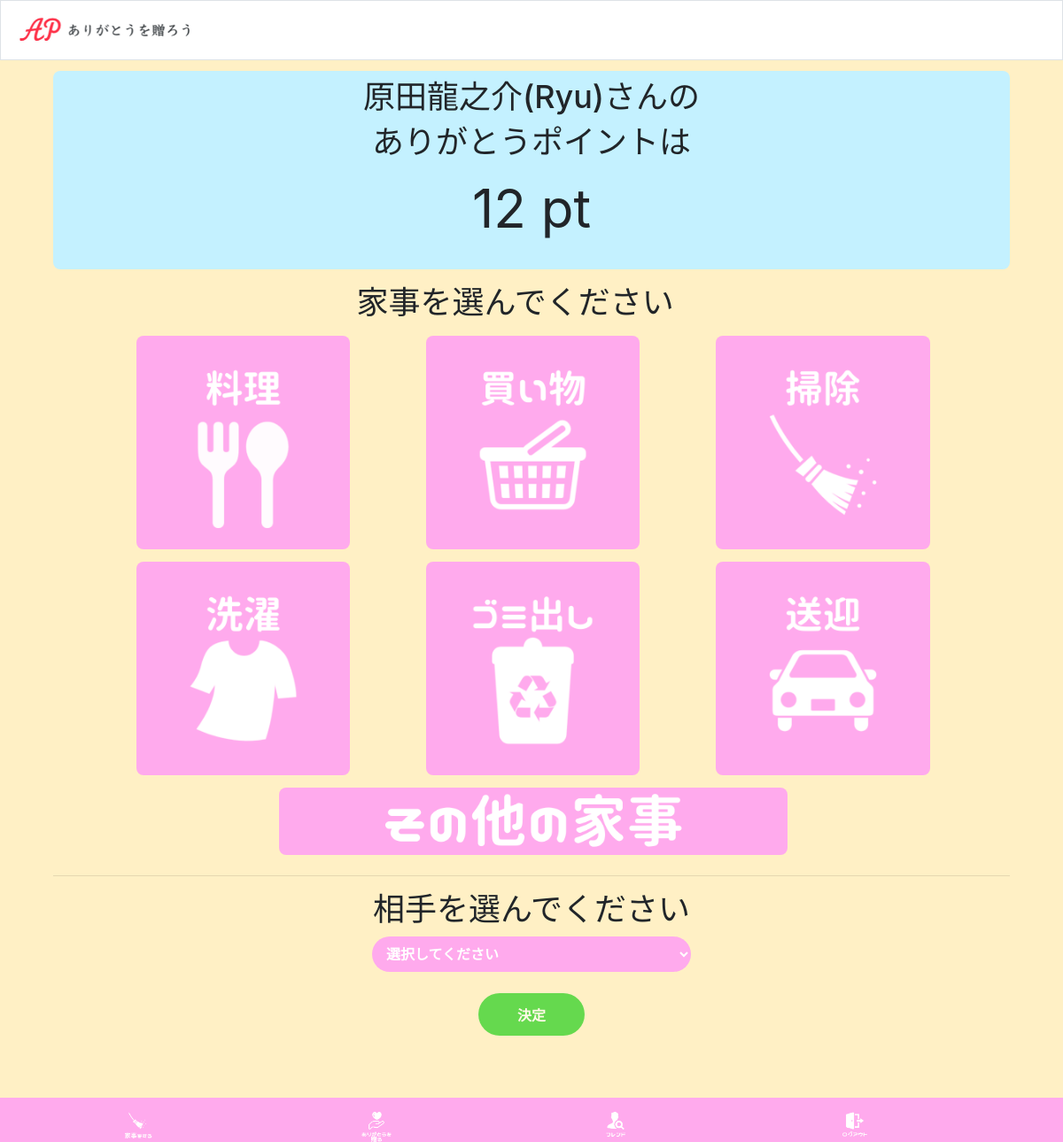
The page /home (signed in) on the database as committed earlier.
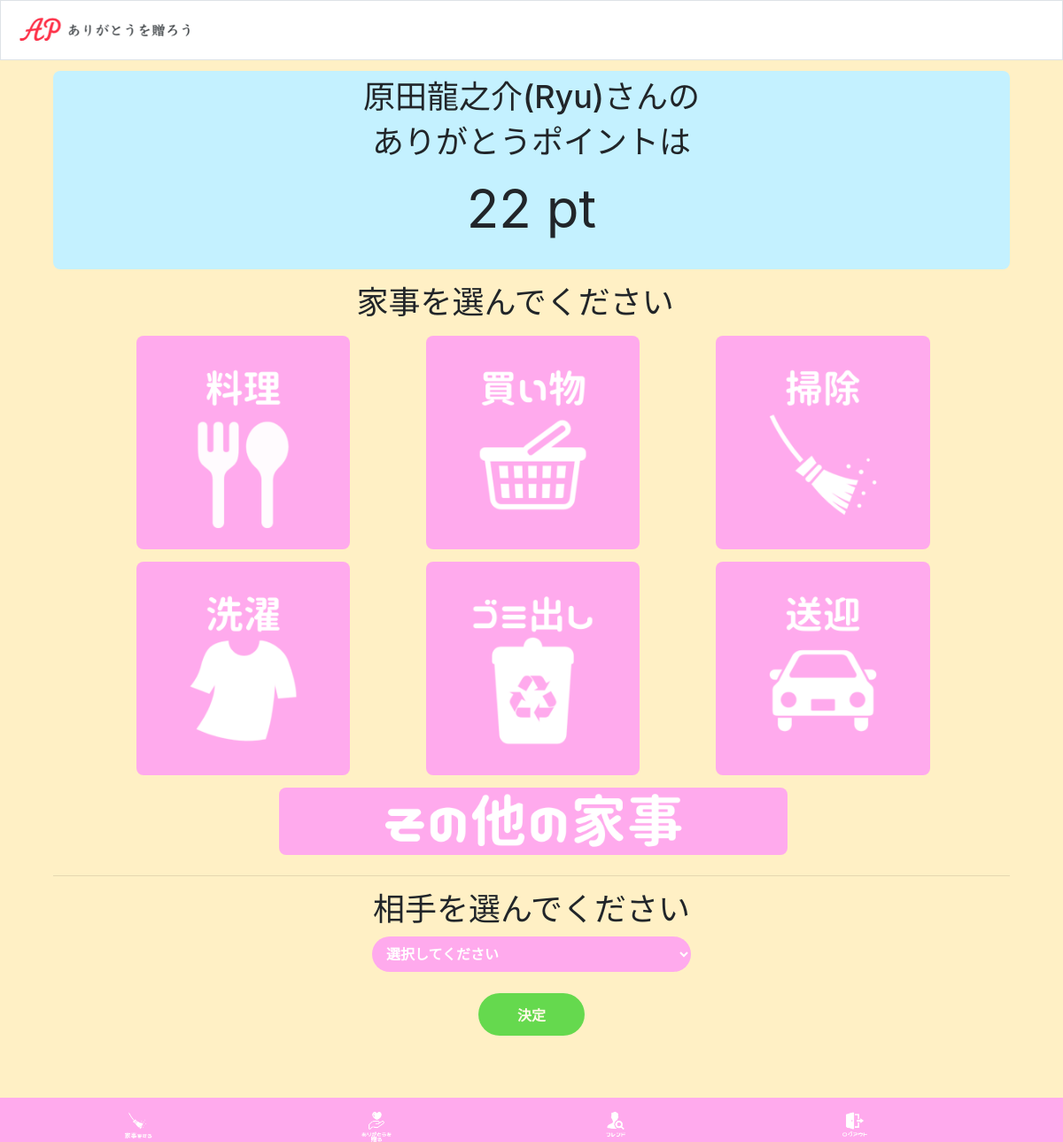
The same page on the database as committed later.
### tables this page shows
CREATE TABLE 'users' (
id VARCHAR PRIMARY KEY,
name TEXT NOT NULL,
point INTEGER,
image_url VARCHAR,
created_at TIMESTAMP NOT NULL DEFAULT CURRENT_TIMESTAMP,
updated_at TIMESTAMP NOT NULL DEFAULT CURRENT_TIMESTAMP,
last_login_date TIMESTAMP NOT NULL DEFAULT CURRENT_TIMESTAMP
);

### application.py (the view)
@app.route("/home", methods=["GET", "POST"])
def home():
    conn = sqlite3.connect("thank.db", check_same_thread=False)
    db = conn.cursor()
    if 'id' not in session:
        return redirect('/')
    else:
        print("$$$$$")
        db.execute("SELECT name FROM users WHERE id = ?", (session["id"], ))
        username = db.fetchall()
        db.execute("SELECT point FROM users WHERE id = ?", (session["id"], ))
        now_points = db.fetchall()
        db.execute("SELECT name FROM users WHERE id IN (SELECT partner_id FROM friends WHERE user_id = ?)", (session["id"], ))
        try:
            friends_name = db.fetchall()
        except IndexError:
            friends_name = db.fetchall()
        print("フレンド", friends_name)
        print(username, now_points, friends_name)
        conn.close()
        return render_template("home.html", username=username, point=now_points, friends_name=friends_name)

### templates/home.html (shortened to what this page needs)
{%- extends "header.html" %}
{%- block main %}
<!DOCTYPE html>
<html lang="en">
<head>
    <link rel="stylesheet" href="static/css/home.css">
</head>
<body>
    <div class="container">
        <div class="display_point">
            <h2>{{ username[0][0] }}さんの</h2>
            <h2>ありがとうポイントは</h2>
            <p> {{  point[0][0] }} pt</p>
        </div>
        <div class="selection">
            <div class="housework_select">
                <h2>家事を選んでください</h2>
                <ul>
                    <li><div id="cooking" class="btn"><img src="../static/img/cooking.png"></div></li>
                    <li><div id="shopping" class="btn"><img src="../static/img/shopping.png"></div></li>
                    <li><div id="cleaning" class="btn"><img src="../static/img/cleaning.png"></div></li>
                </ul>
                <ul>
                    <li><div id="washing" class="btn"><img src="../static/img/washing.png"></div></li>
                    <li><div id="garbage" class="btn"><img src="../static/img/garbage.png"></div></li>
                    <li><div id="transfer" class="btn"><img src="../static/img/transfer.png"></div></li>
                </ul>
                <ul>
                    <li><div id="others" class="btn"><img src="../static/img/others.png"></div></li>
                </ul>
            </div>
            <hr>
            <div class="partner_select">
                <h2>相手を選んでください</h2>
                    <select name="friend" id="friend_name">
                        <option hidden>選択してください</option>
                    </select>
            </div>
            <div id="decision" class="btn">決定</div>
        </div>
    </div>
</body>
</html>
{%- endblock %}

### templates/header.html (shortened to what this page needs)
<!DOCTYPE html>
<html lang="en">
    <head>
        <link rel="stylesheet" href="https://cdn.jsdelivr.net/npm/bootstrap@4.5.3/dist/css/bootstrap.min.css">
        <link rel="stylesheet" href="static/css/header.css">
    </head>
    <body>
        <header>
            <nav class="navbar navbar-expand-md navbar-light bg-white border ">
                <div class="navbar-collapse" id="navbar">
                    <a href="/home"><img src="static/img/thankyou.png" id="header_icon"></a>
                </div>
            </nav>
        </header>
        <main class="container">
            {% block main %}{% endblock %}
        </main>
        <footer>
            <div class="d-flex bd-highlight">
              <div class="flex-fill bd-highlight text-center"><a href="/home"><img src="static/img/houseworks.png" id="footer_icon"></a></div>
              <div class="flex-fill bd-highlight text-center"><a href="/point"><img src="static/img/point.png" id="footer_icon"></a></div>
              <div class="flex-fill bd-highlight text-center"><a href="/friend"><img src="static/img/friend.png" id="footer_icon"></a></div>
              <div class="flex-fill bd-highlight text-center"><a href="/logout"><img src="static/img/logout.png" id="footer_icon"></a></div>
            </div>
        </footer>
    </body>

### static/css/header.css (style rules this page uses)
nav { height: 10%; }
#header_icon { height: 50px; text-align: left; }
footer { position: fixed; bottom: 0; left: 0; width: 100%; height: 50px; background-color: #FFAAED; padding-right: 10vw; padding-top: 1vw; }
body { width: 100%; overflow: auto; }
#footer_icon { height: 40px; position: absolute; }
main { padding-bottom: 15vh; }

### static/css/home.css (style rules this page uses)
body { background-color: #FFF0C5; }
.container { text-align: center; margin-top: 1.5vh; }
h2 { font-size: 3vw; }
.display_point { background-color: #C4F1FF; height: auto; padding-top: 1vh; padding-bottom: 1vh; border-radius: 1vh; }
.display_point p { font-size: 5vw; }
.housework_select { margin-top: 2vh; margin-bottom: 2vh; margin-right: 2.3em; }
.housework_select ul { display: flex; margin: 0 1%; list-style: none; }
.housework_select img { width: 80%; border-radius: 1vh; }
#others img { width: 60%; border-radius: 1vh; }
.btn { cursor: pointer; user-select: none; }
.partner_select select { cursor: pointer; user-select: none; background-color: #FFAAED; width: 30vw; height: 5vh; font-weight: bold; border: none; border-radius: 5em; margin-bottom: 3vh; color: white; padding-left: 1vw; }
#decision { background-color: #00CB00; width: 10vw; height: 6vh; padding-top: 1.5vh; font-weight: bold; border-radius: 5em; color: white; }
.inactive { opacity: 0.6; }

Rows that differ between the two databases and show on the page:
changed users "原田龍之介(Ryu)": point "12" → "22"
